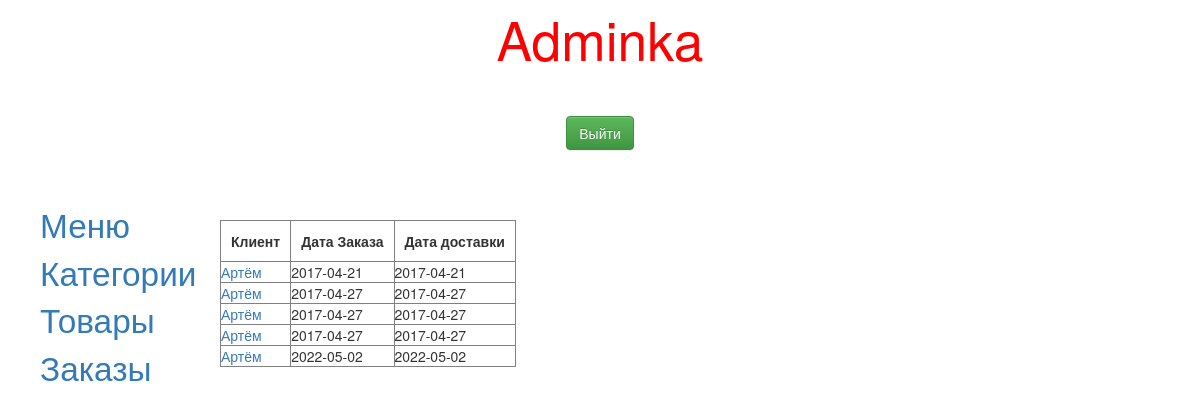
Screenshot of /admin/zakaz.php (signed in) with the database file from the repository.
### tables this page shows
CREATE TABLE IF NOT EXISTS `zakaz` (
  `idZ` int(11) NOT NULL AUTO_INCREMENT,
  `datZ` date NOT NULL,
  `loginU` varchar(20) NOT NULL,
  `addrDost` varchar(100) NOT NULL,
  `phoneDost` varchar(11) NOT NULL,
  `statusZ` int(11) NOT NULL,
  `datPost` date NOT NULL,
  PRIMARY KEY (`idZ`)
);

### admin/zakaz.php (the view, shortened to what this page needs)
<?php
require "func/connect.php";
if (!isset($_SESSION['admin']))
{
	require "struct/checkAdmin.php";
}
else
{
require "struct/header.php";
?>
<?php
$STH = $DBH->query('SELECT * from zakaz');
$row=$STH->fetchAll();
if ($STH->rowCount()>0)
{
echo "<table border=1 class='table_zakaz'><tr>";
echo "<th>Клиент</th><th>Дата Заказа</th><th>Дата доставки</th></tr>";
foreach($row as $row1)
{
	echo "<tr><td><a href='show-zakaz.php?idZ=".$row1['idZ']."'>".$row1['loginU']."</a></td>";
	echo "<td>".$row1['datZ']."</td><td>".$row1['datPost']."</td></tr>";
}
echo "</table>";
}
else
	echo "Открытых заказов нет!";
require "struct/footer.php";
}
?>

### admin/css/admin.css (style rules this page uses)
.table-zakaz td, th { padding:10px; }

### rows the page displays
zakaz: loginU "Артём", datZ "2017-04-21", datPost "2017-04-21"
zakaz: loginU "Артём", datZ "2017-04-27", datPost "2017-04-27"
zakaz: loginU "Артём", datZ "2017-04-27", datPost "2017-04-27"
zakaz: loginU "Артём", datZ "2017-04-27", datPost "2017-04-27"
zakaz: loginU "Артём", datZ "2022-05-02", datPost "2022-05-02"
